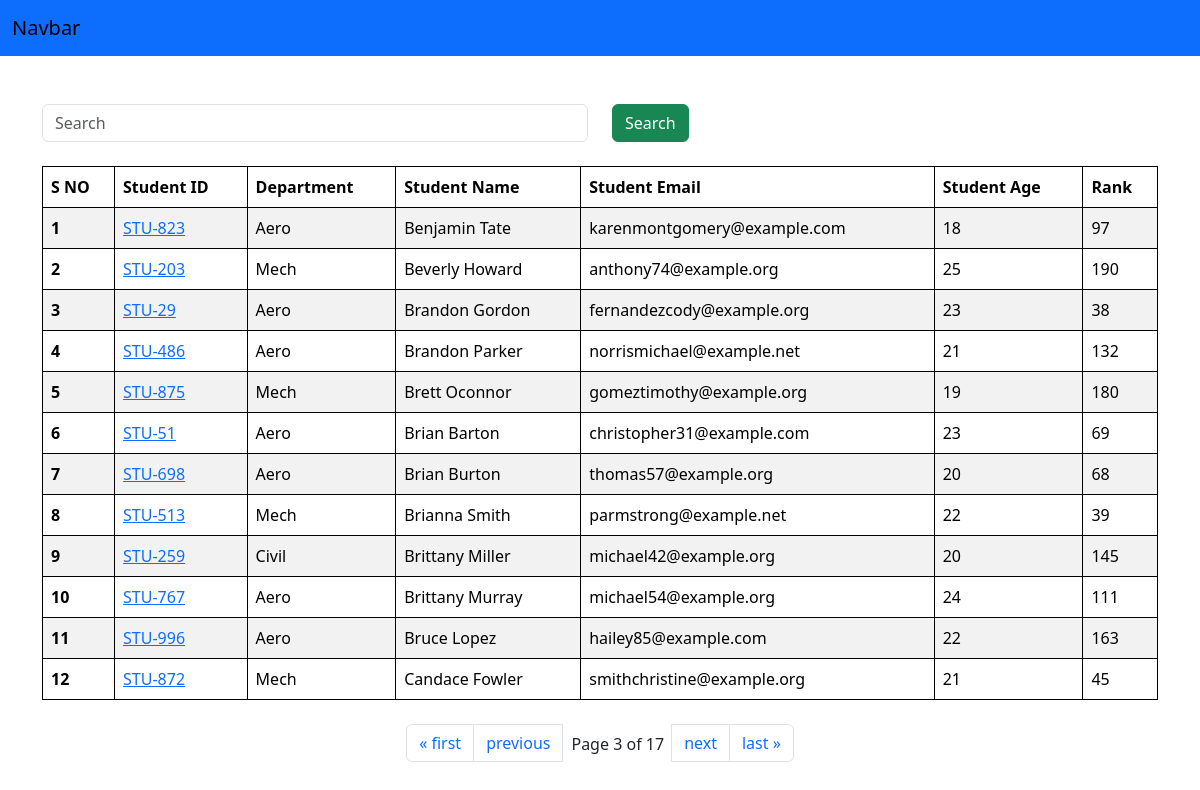
/?page=3, run on the app's committed database.
### core/models.py (models this page shows, shortened)
class Student(models.Model):
    department_name = models.ForeignKey(Department, on_delete=models.CASCADE, null=True, blank=True, related_name='departmenttable')
    student_id = models.OneToOneField(StudentID, on_delete=models.CASCADE, related_name='studentid', null=True, blank=True)
    student_name = models.CharField(max_length=100)
    student_age = models.IntegerField(default=18)
    student_email = models.EmailField(unique=True)
    student_address = models.TextField()
    class Meta():
        ordering = ['student_name']

class StudentID(models.Model):
    student_id = models.CharField(max_length=100)
    def __str__(self) -> str:
        return self.student_id

class Department(models.Model):
    department_name = models.CharField(max_length=100)
    class Meta():
        ordering = ['department_name']

class ReportCard(models.Model):
    student = models.ForeignKey(Student, related_name='studentreportcard', on_delete=models.CASCADE)
    student_rank = models.IntegerField()
    date_of_generation = models.DateField(auto_now=True)
    unique_together = ['student_rank', 'date_of_generation']

### core/views.py (the view, shortened to what this page needs)
# urls.py: path('', get_students, name='get_students'),
def get_students(request):
    queryset = Student.objects.all()
    paginator = Paginator(queryset, 12)  # Show 12 contacts per page.
    page_number = request.GET.get("page")
    page_obj = paginator.get_page(page_number)
    context = {'queryset': page_obj}
    return render(request, 'student_list.html', context)

### core/templates/student_list.html
{% extends 'base.html' %}
{% block start %}
<div class="container mt-5">
<form action="" class="mb-4">
    <div class="row">
        <div class="col-6">
            <input class="form-control" placeholder="Search" type="text" name="search">
        </div>
        <div class="col-6">
            <button class="btn btn-success" type="submit">Search</button>
        </div>
    </div>
</form>
    <table class="table table-striped">
        <thead>
          <tr>
            <th scope="col">S NO</th>
            <th scope="col">Student ID</th>
            <th scope="col">Department</th>
            <th scope="col">Student Name</th>
            <th scope="col">Student Email</th>
            <th scope="col">Student Age</th>
            <th scope="col">Rank</th>
          </tr>
        </thead>
        <tbody>
            {% for student in queryset %}
          <tr>
            <th scope="row">{{forloop.counter}}</th>
            <td><a href="{% url 'get_marks' student.student_id.student_id %}">{{student.student_id}}</a>
                </td>
            <td>{{student.department_name.department_name}}</td>
            <td>{{student.student_name}}</td>
            <td>{{student.student_email}}</td>
            <td>{{student.student_age}}</td>
            <td>{{student.studentreportcard.first.student_rank}}</td>
          </tr>
          {% endfor %}
          </tbody>
          </table>
<div class="mt-4">
          <nav aria-label="Page navigation example" >
          <ul class="pagination justify-content-center">
                {% if queryset.has_previous %}
                    <li class="page-item"><a class="page-link" href="?page=1">&laquo; first</a></li>
                    <li class="page-item"><a class="page-link" href="?page={{ queryset.previous_page_number }}">previous</a></li>
                {% endif %}
                <span class="current m-2">
                    Page {{ queryset.number }} of {{ queryset.paginator.num_pages }}
                </span>
                {% if queryset.has_next %}
                    <li class="page-item"><a class="page-link" href="?page={{ queryset.next_page_number }}">next</a></li>
                    <li class="page-item"><a class="page-link" href="?page={{ queryset.paginator.num_pages }}">last &raquo;</a></li>
                {% endif %}
        </ul>
        </nav>
    </div>
</div>
{% endblock %}

### core/templates/base.html (style rules this page uses)
tr, td, th { border: 1px solid black; }

### data on the page
Student: student_id "STU-823", department_name.department_name "Aero", student_name "Benjamin Tate", student_email "karenmontgomery@example.com", student_age "18", studentreportcard.first.student_rank "97"
Student: student_id "STU-203", department_name.department_name "Mech", student_name "Beverly Howard", student_email "anthony74@example.org", student_age "25", studentreportcard.first.student_rank "190"
Student: student_id "STU-29", department_name.department_name "Aero", student_name "Brandon Gordon", student_email "fernandezcody@example.org", student_age "23", studentreportcard.first.student_rank "38"
Student: student_id "STU-486", department_name.department_name "Aero", student_name "Brandon Parker", student_email "norrismichael@example.net", student_age "21", studentreportcard.first.student_rank "132"
Student: student_id "STU-875", department_name.department_name "Mech", student_name "Brett Oconnor", student_email "gomeztimothy@example.org", student_age "19", studentreportcard.first.student_rank "180"
Student: student_id "STU-51", department_name.department_name "Aero", student_name "Brian Barton", student_email "christopher31@example.com", student_age "23", studentreportcard.first.student_rank "69"
Student: student_id "STU-698", department_name.department_name "Aero", student_name "Brian Burton", student_email "thomas57@example.org", student_age "20", studentreportcard.first.student_rank "68"
Student: student_id "STU-513", department_name.department_name "Mech", student_name "Brianna Smith", student_email "parmstrong@example.net", student_age "22", studentreportcard.first.student_rank "39"
Student: student_id "STU-259", department_name.department_name "Civil", student_name "Brittany Miller", student_email "michael42@example.org", student_age "20", studentreportcard.first.student_rank "145"
Student: student_id "STU-767", department_name.department_name "Aero", student_name "Brittany Murray", student_email "michael54@example.org", student_age "24", studentreportcard.first.student_rank "111"
Student: student_id "STU-996", department_name.department_name "Aero", student_name "Bruce Lopez", student_email "hailey85@example.com", student_age "22", studentreportcard.first.student_rank "163"
Student: student_id "STU-872", department_name.department_name "Mech", student_name "Candace Fowler", student_email "smithchristine@example.org", student_age "21", studentreportcard.first.student_rank "45"

### other printed values
{{ queryset.number }} "3"
{{ queryset.paginator.num_pages }} "17"
